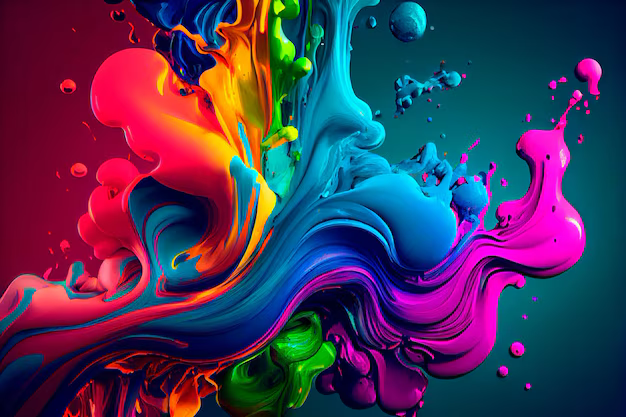
#> input picture LO4/image.png, 626 x 417 px
$ python TV-Redularization.py
#> lines starting #> are read from the running program, lines starting #| are printed output that depends on the picture
import cv2
from skimage.restoration import denoise_tv_chambolle

# Read the input image in grayscale mode
image = cv2.imread('image.png', cv2.IMREAD_GRAYSCALE)
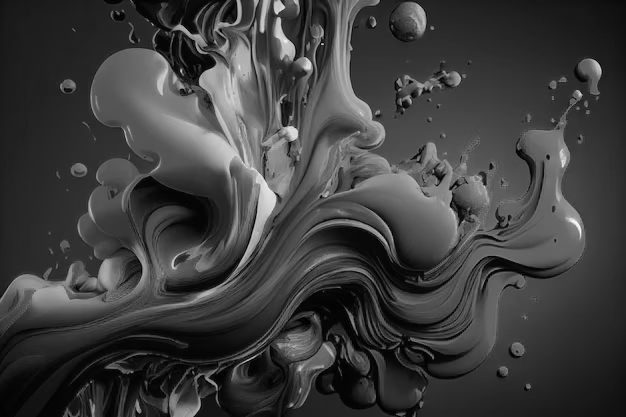
#> image: shape (417, 626); min 0, max 253, mean 62

# Regularization parameter for the denoising algorithm (higher values result in stronger smoothing)
lambda_reg = 0.9

# Apply Total Variation denoising using the Chambolle algorithm
denoised_image = denoise_tv_chambolle(image, weight=lambda_reg)
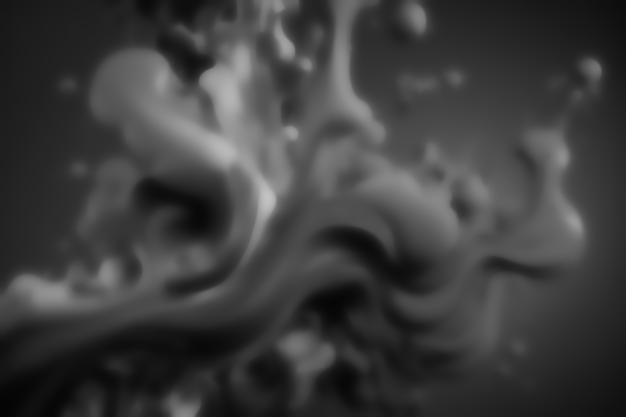
#> denoised_image: shape (417, 626) float64; min 0.0156, max 0.763, mean 0.243

# Display the original image in a window
cv2.imshow('original', image)

# Display the denoised image in another window
cv2.imshow('denoised', denoised_image)

# Wait indefinitely for a key press before closing the windows
cv2.waitKey(0)

# Destroy all OpenCV-created windows
cv2.destroyAllWindows()
